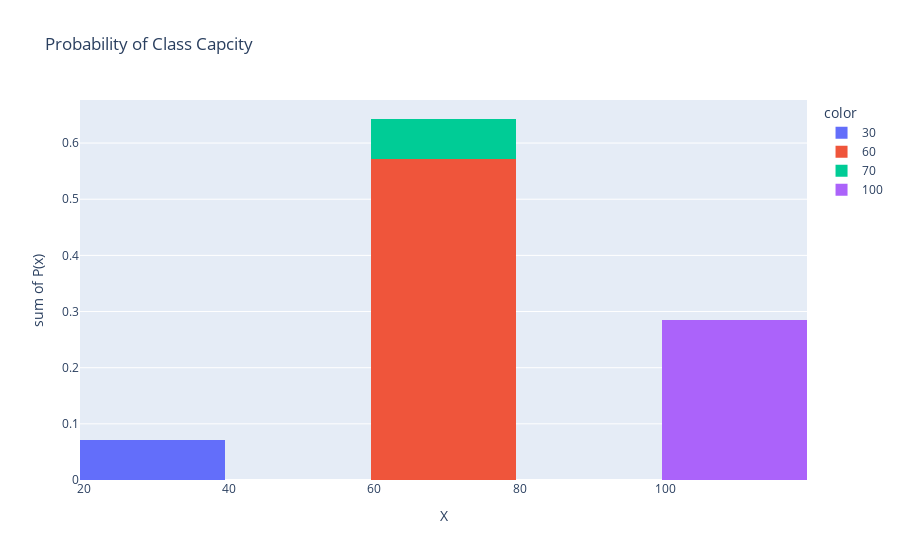

The code cell stored with this chart in its notebook:
### Code cell
fig = px.histogram(class_df, x='X', y='P(x)', labels = {'y':'P(x)'},  title='Probability of Class Capcity',color=X, nbins=len(class_df['X']))
# fig = px.bar(class_df, x='X', y='P(x)', labels = {'y':'P(x)'},  title='Probability of Class Capcity')
fig.show()
fig.write_image("../reports/figures/class_hist.png")

### Figure 1 — Plotly figure (JSON) as saved in the notebook; plotly's stock layout.template omitted (floating-point values rounded to 4 significant figures)
{"data": [{"alignmentgroup": "True", "bingroup": "x", "histfunc": "sum", "hovertemplate": "color=30<br>X=%{x}<br>sum of P(x)=%{y}<extra></extra>", "legendgroup": "30", "marker": {"color": "#636efa"}, "name": "30", "nbinsx": 4, "offsetgroup": "30", "orientation": "v", "showlegend": true, "type": "histogram", "x": [30], "xaxis": "x", "y": [0.07143], "yaxis": "y"}, {"alignmentgroup": "True", "bingroup": "x", "histfunc": "sum", "hovertemplate": "color=60<br>X=%{x}<br>sum of P(x)=%{y}<extra></extra>", "legendgroup": "60", "marker": {"color": "#EF553B"}, "name": "60", "nbinsx": 4, "offsetgroup": "60", "orientation": "v", "showlegend": true, "type": "histogram", "x": [60], "xaxis": "x", "y": [0.5714], "yaxis": "y"}, {"alignmentgroup": "True", "bingroup": "x", "histfunc": "sum", "hovertemplate": "color=70<br>X=%{x}<br>sum of P(x)=%{y}<extra></extra>", "legendgroup": "70", "marker": {"color": "#00cc96"}, "name": "70", "nbinsx": 4, "offsetgroup": "70", "orientation": "v", "showlegend": true, "type": "histogram", "x": [70], "xaxis": "x", "y": [0.07143], "yaxis": "y"}, {"alignmentgroup": "True", "bingroup": "x", "histfunc": "sum", "hovertemplate": "color=100<br>X=%{x}<br>sum of P(x)=%{y}<extra></extra>", "legendgroup": "100", "marker": {"color": "#ab63fa"}, "name": "100", "nbinsx": 4, "offsetgroup": "100", "orientation": "v", "showlegend": true, "type": "histogram", "x": [100], "xaxis": "x", "y": [0.2857], "yaxis": "y"}], "layout": {"autosize": true, "barmode": "relative", "legend": {"title": {"text": "color"}, "tracegroupgap": 0}, "title": {"text": "Probability of Class Capcity"}, "xaxis": {"anchor": "y", "autorange": true, "domain": [0, 1], "range": [19.5, 119.5], "title": {"text": "X"}, "type": "linear"}, "yaxis": {"anchor": "x", "autorange": true, "domain": [0, 1], "range": [0, 0.6767], "title": {"text": "sum of P(x)"}, "type": "linear"}}}
